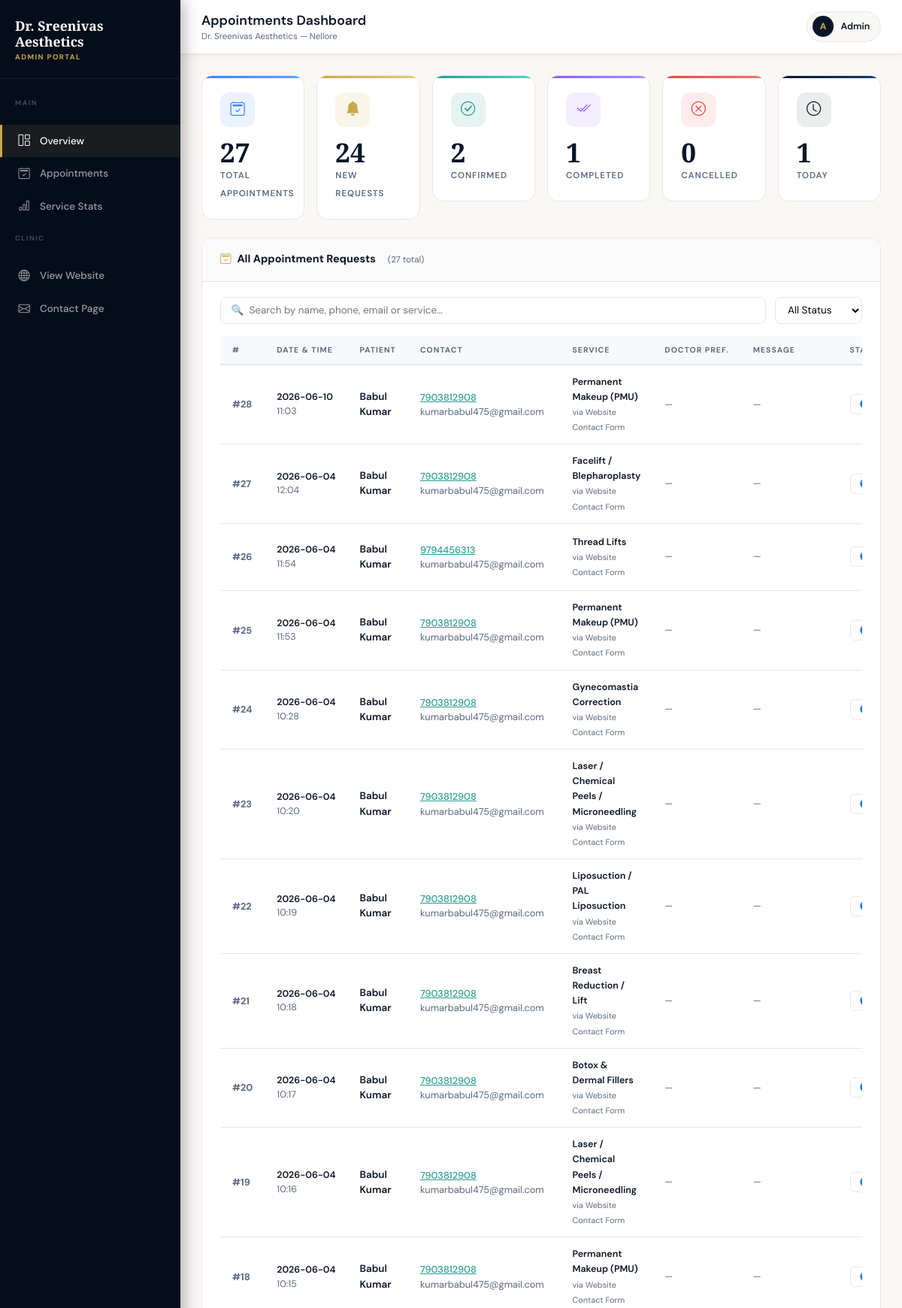
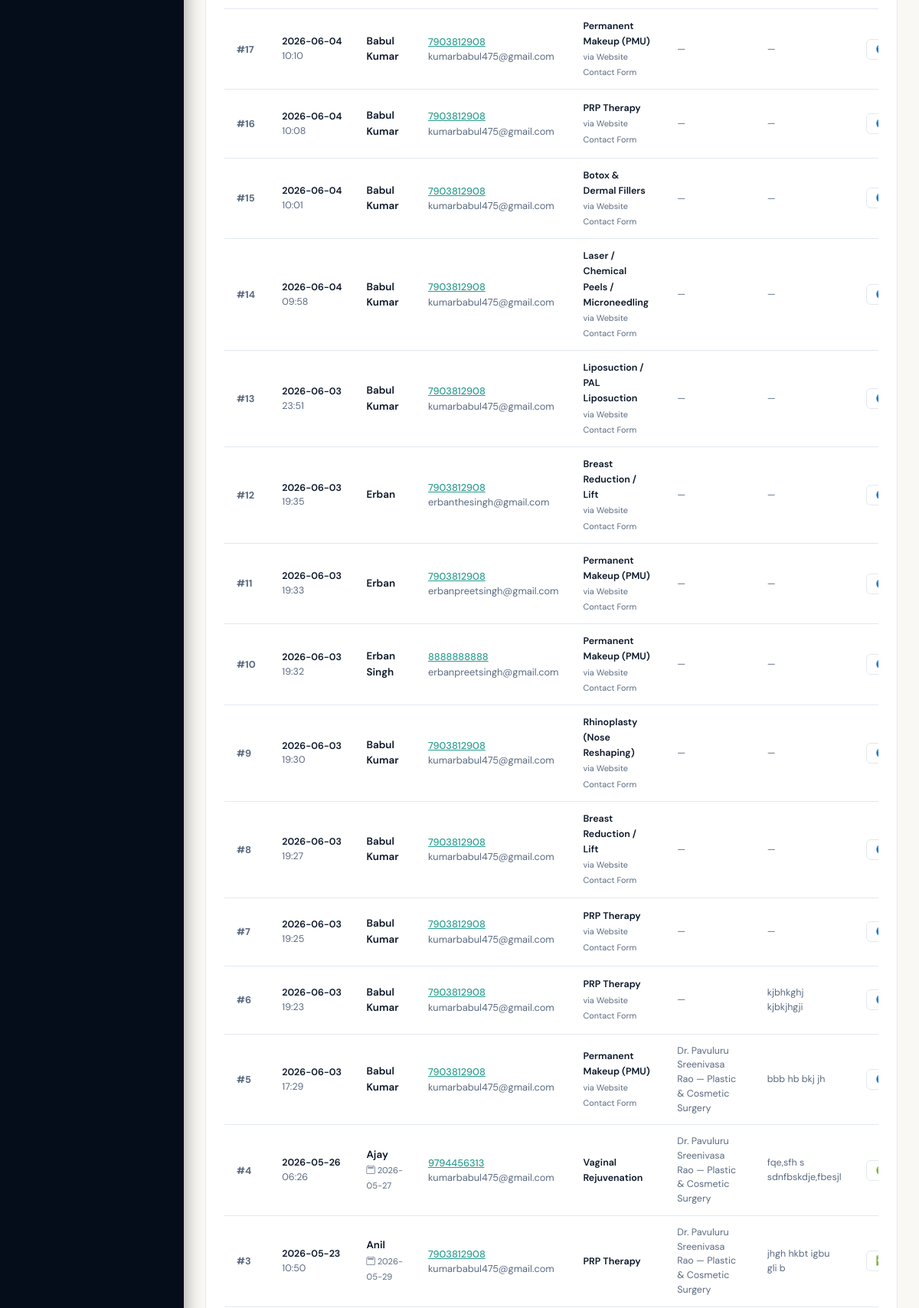
Screenshot of /admin/dashboard (signed in, upper part) with the database file from the repository (2 pictures, top to bottom).
### tables this page shows
CREATE TABLE appointments (
                id             INTEGER PRIMARY KEY AUTOINCREMENT,
                name           TEXT NOT NULL,
                phone          TEXT NOT NULL,
                email          TEXT NOT NULL,
                service        TEXT NOT NULL,
                doctor         TEXT,
                preferred_date TEXT,
                message        TEXT,
                source         TEXT,
                status         TEXT DEFAULT 'New',
                created_at     TEXT NOT NULL
            );

### app.py (the view)
@app.route("/admin")
@app.route("/admin/dashboard")
@login_required
def admin_dashboard():
    with get_db() as db:
        total = db.execute("SELECT COUNT(*) FROM appointments").fetchone()[0]
        new_count = db.execute("SELECT COUNT(*) FROM appointments WHERE status='New'").fetchone()[0]
        confirmed = db.execute("SELECT COUNT(*) FROM appointments WHERE status='Confirmed'").fetchone()[0]
        completed = db.execute("SELECT COUNT(*) FROM appointments WHERE status='Completed'").fetchone()[0]
        cancelled = db.execute("SELECT COUNT(*) FROM appointments WHERE status='Cancelled'").fetchone()[0]
        today_count = db.execute("SELECT COUNT(*) FROM appointments WHERE DATE(created_at)=DATE('now')").fetchone()[0]
        service_stats = db.execute("""
            SELECT service, COUNT(*) as cnt
            FROM appointments GROUP BY service ORDER BY cnt DESC
        """).fetchall()
        all_appointments = db.execute("SELECT * FROM appointments ORDER BY id DESC").fetchall()
    stats = {
        "total": total, "new": new_count, "confirmed": confirmed,
        "completed": completed, "cancelled": cancelled, "today": today_count,
    }
    return render_template("admin_dashboard.html", stats=stats, service_stats=service_stats,
                           all_appointments=all_appointments)

### app.py (called while the page is built)
def get_db():
    conn = sqlite3.connect(DB_PATH)
    conn.row_factory = sqlite3.Row
    return conn

def login_required(f):
    @wraps(f)
    def decorated(*args, **kwargs):
        if not session.get("admin_logged_in"):
            return redirect(url_for("admin_login"))
        return f(*args, **kwargs)
    return decorated

@app.context_processor
def inject_globals():
    return {"clinic": CLINIC, "services": SERVICES}

### templates/admin_dashboard.html (shortened to what this page needs)
<!DOCTYPE html>
<html lang="en">
<head>
  <link href="https://cdn.jsdelivr.net/npm/bootstrap@5.3.3/dist/css/bootstrap.min.css" rel="stylesheet"/>
  <link href="https://cdn.jsdelivr.net/npm/bootstrap-icons@1.11.3/font/bootstrap-icons.min.css" rel="stylesheet"/>
</head>
<body>
<nav class="sidebar">
  <div class="sidebar-brand">
    <span class="sidebar-brand-name">Dr. Sreenivas<br>Aesthetics</span>
    <span class="sidebar-brand-sub">Admin Portal</span>
  </div>
  <div class="sidebar-nav">
    <p class="sidebar-section-label">Main</p>
    <a href="#section-overview" class="sidebar-item active" onclick="scrollTo('section-overview',this)">
      <i class="bi bi-grid-1x2"></i> Overview
    </a>
    <a href="#section-appointments" class="sidebar-item" onclick="scrollTo('section-appointments',this)">
      <i class="bi bi-calendar2-check"></i> Appointments
    </a>
    <a href="#section-services" class="sidebar-item" onclick="scrollTo('section-services',this)">
      <i class="bi bi-bar-chart"></i> Service Stats
    </a>
    <p class="sidebar-section-label">Clinic</p>
    <a href="{{ url_for('index') }}" class="sidebar-item" target="_blank">
      <i class="bi bi-globe"></i> View Website
    </a>
    <a href="{{ url_for('contact') }}" class="sidebar-item" target="_blank">
      <i class="bi bi-envelope"></i> Contact Page
    </a>
  </div>
</nav>
<div class="main-content">
  <div class="topbar">
    <div>
      <div class="topbar-title">Appointments Dashboard</div>
      <div class="topbar-sub">Dr. Sreenivas Aesthetics — Nellore</div>
    </div>
    <div class="topbar-user">
      <div class="topbar-avatar">A</div>
      <span class="topbar-uname">Admin</span>
    </div>
  </div>
  <div class="page-body">
    <div id="section-overview" class="mb-4">
      <div class="row g-3">
        {% for icon, cls, val, lbl in [
          ('bi-calendar2-check', 'blue',   stats.total,     'Total Appointments'),
          ('bi-bell-fill',       'gold',   stats.new,       'New Requests'),
          ('bi-check-circle',    'green',  stats.confirmed, 'Confirmed'),
          ('bi-check2-all',      'purple', stats.completed, 'Completed'),
          ('bi-x-circle',        'red',    stats.cancelled, 'Cancelled'),
          ('bi-clock',           'navy',   stats.today,     'Today'),
        ] %}
        <div class="col-6 col-md-4 col-xl-2">
          <div class="stat-card stat-card--{{ cls }}">
            <div class="stat-icon stat-icon--{{ cls }}">
              <i class="bi {{ icon }}"></i>
            </div>
            <span class="stat-val">{{ val }}</span>
            <span class="stat-lbl">{{ lbl }}</span>
          </div>
        </div>
        {% endfor %}
      </div>
    </div>
    <div id="section-appointments" class="section-card mb-4">
      <div class="section-card-header">
        <div class="section-card-title">
          <i class="bi bi-calendar2-check"></i>
          All Appointment Requests
          <span style="font-size:.72rem;font-weight:400;color:var(--muted);margin-left:.5rem;">
            ({{ all_appointments|length }} total)
          </span>
        </div>
      </div>
      <div class="section-card-body">
        <div class="filter-bar">
          <input type="text" class="filter-input" id="searchInput"
                 placeholder="🔍  Search by name, phone, email or service…"
                 oninput="filterTable()"/>
          <select class="filter-select" id="statusFilter" onchange="filterTable()">
            <option value="">All Status</option>
          </select>
        </div>
        {% if all_appointments %}
        <div style="overflow-x:auto;">
          <table class="appt-table" id="apptTable">
            <thead>
              <tr>
                <th>#</th>
                <th>Date & Time</th>
                <th>Patient</th>
                <th>Contact</th>
                <th>Service</th>
                <th>Doctor Pref.</th>
                <th>Message</th>
                <th>Status</th>
              </tr>
            </thead>
            <tbody id="apptBody">
              {% for appt in all_appointments %}
              <tr id="row-{{ appt.id }}"
                  data-name="{{ appt.name|lower }}"
                  data-phone="{{ appt.phone|lower }}"
                  data-email="{{ appt.email|lower }}"
                  data-service="{{ appt.service|lower }}"
                  data-status="{{ appt.status }}">
                <td style="font-weight:700;color:var(--muted);font-size:.8rem;">#{{ appt.id }}</td>
                <td style="white-space:nowrap;font-size:.78rem;">
                  <span style="font-weight:600;color:var(--navy);">
                    {{ appt.created_at[:10] }}
                  </span><br>
                  <span style="color:var(--muted);">{{ appt.created_at[11:16] }}</span>
                </td>
                <td>
                  <span style="font-weight:600;color:var(--navy);display:block;">{{ appt.name }}</span>
                  {% if appt.preferred_date %}
                  <span style="font-size:.7rem;color:var(--muted);">
                    <i class="bi bi-calendar2"></i> {{ appt.preferred_date }}
                  </span>
                  {% endif %}
                </td>
                <td style="font-size:.8rem;">
                  <a href="tel:{{ appt.phone }}" style="color:var(--teal);font-weight:500;">{{ appt.phone }}</a><br>
                  <span style="color:var(--muted);">{{ appt.email }}</span>
                </td>
                <td>
                  <span style="font-size:.78rem;font-weight:600;color:var(--navy);">{{ appt.service }}</span>
                  {% if appt.source %}
                  <br><span style="font-size:.68rem;color:var(--muted);">via {{ appt.source }}</span>
                  {% endif %}
                </td>
                <td style="font-size:.78rem;color:var(--muted);">
                  {{ appt.doctor or '—' }}
                </td>
                <td style="max-width:180px;">
                  <span style="font-size:.78rem;color:var(--muted);
                               display:-webkit-box;-webkit-line-clamp:2;
                               -webkit-box-orient:vertical;overflow:hidden;">
                    {{ appt.message or '—' }}
                  </span>
                </td>
                <td>
                  <select class="status-select"
                          onchange="updateStatus({{ appt.id }}, this.value, this)"
                          data-current="{{ appt.status }}">
                    <option value="New"       {% if appt.status=='New'       %}selected{% endif %}>🔵 New</option>
                    <option value="Confirmed" {% if appt.status=='Confirmed' %}selected{% endif %}>🟢 Confirmed</option>
                    <option value="Completed" {% if appt.status=='Completed' %}selected{% endif %}>✅ Completed</option>
                  </select>
                </td>
              </tr>
              {% endfor %}
            </tbody>
          </table>
        </div>
        {% else %}
        <div class="empty-state">
          <i class="bi bi-calendar2-x"></i>
          <p>No appointments yet. They will appear here once patients submit the form.</p>
        </div>
        {% endif %}
      </div>
    </div>
  </div>
</div>
</body>
</html>

### rows the page displays
appointments: id "28", created_at "2026-06-10", created_at "11:03", name "Babul Kumar", phone "7903812908", email "kumarbabul475@gmail.com", service "Permanent Makeup (PMU)", source "Website Contact Form", doctor "—", message "—", status+id "🔵 New"
appointments: id "27", created_at "2026-06-04", created_at "12:04", name "Babul Kumar", phone "7903812908", email "kumarbabul475@gmail.com", service "Facelift / Blepharoplasty", source "Website Contact Form", doctor "—", message "—", status+id "🔵 New"
appointments: id "26", created_at "2026-06-04", created_at "11:54", name "Babul Kumar", phone "9794456313", email "kumarbabul475@gmail.com", service "Thread Lifts", source "Website Contact Form", doctor "—", message "—", status+id "🔵 New"
appointments: id "25", created_at "2026-06-04", created_at "11:53", name "Babul Kumar", phone "7903812908", email "kumarbabul475@gmail.com", service "Permanent Makeup (PMU)", source "Website Contact Form", doctor "—", message "—", status+id "🔵 New"
appointments: id "24", created_at "2026-06-04", created_at "10:28", name "Babul Kumar", phone "7903812908", email "kumarbabul475@gmail.com", service "Gynecomastia Correction", source "Website Contact Form", doctor "—", message "—", status+id "🔵 New"
appointments: id "23", created_at "2026-06-04", created_at "10:20", name "Babul Kumar", phone "7903812908", email "kumarbabul475@gmail.com", service "Laser / Chemical Peels / Microneedling", source "Website Contact Form", doctor "—", message "—", status+id "🔵 New"
appointments: id "22", created_at "2026-06-04", created_at "10:19", name "Babul Kumar", phone "7903812908", email "kumarbabul475@gmail.com", service "Liposuction / PAL Liposuction", source "Website Contact Form", doctor "—", message "—", status+id "🔵 New"
appointments: id "21", created_at "2026-06-04", created_at "10:18", name "Babul Kumar", phone "7903812908", email "kumarbabul475@gmail.com", service "Breast Reduction / Lift", source "Website Contact Form", doctor "—", message "—", status+id "🔵 New"
appointments: id "20", created_at "2026-06-04", created_at "10:17", name "Babul Kumar", phone "7903812908", email "kumarbabul475@gmail.com", service "Botox & Dermal Fillers", source "Website Contact Form", doctor "—", message "—", status+id "🔵 New"
appointments: id "19", created_at "2026-06-04", created_at "10:16", name "Babul Kumar", phone "7903812908", email "kumarbabul475@gmail.com", service "Laser / Chemical Peels / Microneedling", source "Website Contact Form", doctor "—", message "—", status+id "🔵 New"
appointments: id "18", created_at "2026-06-04", created_at "10:15", name "Babul Kumar", phone "7903812908", email "kumarbabul475@gmail.com", service "Permanent Makeup (PMU)", source "Website Contact Form", doctor "—", message "—", status+id "🔵 New"
appointments: id "17", created_at "2026-06-04", created_at "10:10", name "Babul Kumar", phone "7903812908", email "kumarbabul475@gmail.com", service "Permanent Makeup (PMU)", source "Website Contact Form", doctor "—", message "—", status+id "🔵 New"
appointments: id "16", created_at "2026-06-04", created_at "10:08", name "Babul Kumar", phone "7903812908", email "kumarbabul475@gmail.com", service "PRP Therapy", source "Website Contact Form", doctor "—", message "—", status+id "🔵 New"
appointments: id "15", created_at "2026-06-04", created_at "10:01", name "Babul Kumar", phone "7903812908", email "kumarbabul475@gmail.com", service "Botox & Dermal Fillers", source "Website Contact Form", doctor "—", message "—", status+id "🔵 New"
appointments: id "14", created_at "2026-06-04", created_at "09:58", name "Babul Kumar", phone "7903812908", email "kumarbabul475@gmail.com", service "Laser / Chemical Peels / Microneedling", source "Website Contact Form", doctor "—", message "—", status+id "🔵 New"
appointments: id "13", created_at "2026-06-03", created_at "23:51", name "Babul Kumar", phone "7903812908", email "kumarbabul475@gmail.com", service "Liposuction / PAL Liposuction", source "Website Contact Form", doctor "—", message "—", status+id "🔵 New"
appointments: id "12", created_at "2026-06-03", created_at "19:35", name "Erban", phone "7903812908", email "erbanthesingh@gmail.com", service "Breast Reduction / Lift", source "Website Contact Form", doctor "—", message "—", status+id "🔵 New"
appointments: id "11", created_at "2026-06-03", created_at "19:33", name "Erban", phone "7903812908", email "erbanpreetsingh@gmail.com", service "Permanent Makeup (PMU)", source "Website Contact Form", doctor "—", message "—", status+id "🔵 New"
appointments: id "10", created_at "2026-06-03", created_at "19:32", name "Erban Singh", phone "8888888888", email "erbanpreetsingh@gmail.com", service "Permanent Makeup (PMU)", source "Website Contact Form", doctor "—", message "—", status+id "🔵 New"
appointments: id "9", created_at "2026-06-03", created_at "19:30", name "Babul Kumar", phone "7903812908", email "kumarbabul475@gmail.com", service "Rhinoplasty (Nose Reshaping)", source "Website Contact Form", doctor "—", message "—", status+id "🔵 New"
appointments: id "8", created_at "2026-06-03", created_at "19:27", name "Babul Kumar", phone "7903812908", email "kumarbabul475@gmail.com", service "Breast Reduction / Lift", source "Website Contact Form", doctor "—", message "—", status+id "🔵 New"
appointments: id "7", created_at "2026-06-03", created_at "19:25", name "Babul Kumar", phone "7903812908", email "kumarbabul475@gmail.com", service "PRP Therapy", source "Website Contact Form", doctor "—", message "—", status+id "🔵 New"
appointments: id "6", created_at "2026-06-03", created_at "19:23", name "Babul Kumar", phone "7903812908", email "kumarbabul475@gmail.com", service "PRP Therapy", source "Website Contact Form", doctor "—", message "kjbhkghj kjbkjhgji", status+id "🔵 New"
appointments: id "5", created_at "2026-06-03", created_at "17:29", name "Babul Kumar", phone "7903812908", email "kumarbabul475@gmail.com", service "Permanent Makeup (PMU)", source "Website Contact Form", doctor "Dr. Pavuluru Sreenivasa Rao — Plastic & Cosmetic Surgery", message "bbb hb bkj jh", status+id "🔵 New"
appointments: id "4", created_at "2026-05-26", created_at "06:26", name "Ajay", preferred_date "2026-05-27", phone "9794456313", email "kumarbabul475@gmail.com", service "Vaginal Rejuvenation", doctor "Dr. Pavuluru Sreenivasa Rao — Plastic & Cosmetic Surgery", message "fqe,sfh s sdnfbskdje,fbesjl", status+id "🟢 Confirmed"
appointments: id "3", created_at "2026-05-23", created_at "10:50", name "Anil", preferred_date "2026-05-29", phone "7903812908", email "kumarbabul475@gmail.com", service "PRP Therapy", doctor "Dr. Pavuluru Sreenivasa Rao — Plastic & Cosmetic Surgery", message "jhgh hkbt igbu gli b", status+id "✅ Completed"

### other values shown
{{ val }} "27" "24" "2" "1" "0" "1"
{{ lbl }} "TOTAL APPOINTMENTS" "NEW REQUESTS" "CONFIRMED" "COMPLETED" "CANCELLED" "TODAY"
{{ all_appointments|length }} "27"
